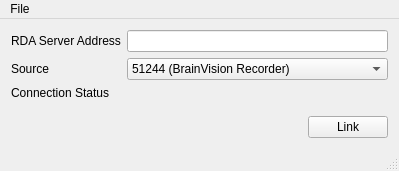
<?xml version="1.0" encoding="UTF-8"?>
<ui version="4.0">
 <class>MainWindow</class>
 <widget class="QMainWindow" name="MainWindow">
  <property name="geometry">
   <rect>
    <x>0</x>
    <y>0</y>
    <width>399</width>
    <height>171</height>
   </rect>
  </property>
  <property name="windowTitle">
   <string>BrainVision RDA Connector</string>
  </property>
  <widget class="QWidget" name="centralWidget">
   <layout class="QVBoxLayout" name="verticalLayout">
    <item>
     <layout class="QFormLayout" name="formLayout">
      <property name="fieldGrowthPolicy">
       <enum>QFormLayout::AllNonFixedFieldsGrow</enum>
      </property>
      <item row="0" column="0">
       <widget class="QLabel" name="label_4">
        <property name="text">
         <string>RDA Server Address</string>
        </property>
       </widget>
      </item>
      <item row="0" column="1">
       <widget class="QLineEdit" name="serverIP"/>
      </item>
      <item row="2" column="1">
       <widget class="QLabel" name="connectionStatus">
        <property name="text">
         <string/>
        </property>
       </widget>
      </item>
      <item row="2" column="0">
       <widget class="QLabel" name="label_2">
        <property name="text">
         <string>Connection Status</string>
        </property>
       </widget>
      </item>
      <item row="1" column="1">
       <widget class="QComboBox" name="cbPort">
        <item>
         <property name="text">
          <string>51244 (BrainVision Recorder)</string>
         </property>
        </item>
        <item>
         <property name="text">
          <string>51254 (BrainVision RecView)</string>
         </property>
        </item>
       </widget>
      </item>
      <item row="1" column="0">
       <widget class="QLabel" name="label">
        <property name="text">
         <string>Source</string>
        </property>
       </widget>
      </item>
     </layout>
    </item>
    <item>
     <layout class="QHBoxLayout" name="horizontalLayout">
      <item>
       <spacer name="horizontalSpacer">
        <property name="orientation">
         <enum>Qt::Horizontal</enum>
        </property>
        <property name="sizeHint" stdset="0">
         <size>
          <width>40</width>
          <height>20</height>
         </size>
        </property>
       </spacer>
      </item>
      <item>
       <widget class="QPushButton" name="linkButton">
        <property name="text">
         <string>Link</string>
        </property>
       </widget>
      </item>
     </layout>
    </item>
   </layout>
  </widget>
  <widget class="QMenuBar" name="menuBar">
   <property name="geometry">
    <rect>
     <x>0</x>
     <y>0</y>
     <width>399</width>
     <height>21</height>
    </rect>
   </property>
   <widget class="QMenu" name="menuFile">
    <property name="title">
     <string>File</string>
    </property>
    <addaction name="actionLoad_Configuration"/>
    <addaction name="actionSave_Configuration"/>
    <addaction name="separator"/>
    <addaction name="actionQuit_2"/>
   </widget>
   <addaction name="menuFile"/>
  </widget>
  <widget class="QStatusBar" name="statusBar"/>
  <action name="actionLoad_Configuration">
   <property name="text">
    <string>Load Configuration</string>
   </property>
  </action>
  <action name="actionSave_Configuration">
   <property name="text">
    <string>Save Configuration</string>
   </property>
  </action>
  <action name="actionQuit">
   <property name="text">
    <string>Quit</string>
   </property>
  </action>
  <action name="actionQuit_2">
   <property name="text">
    <string>Quit</string>
   </property>
  </action>
 </widget>
 <layoutdefault spacing="6" margin="11"/>
 <resources/>
 <connections/>
</ui>
